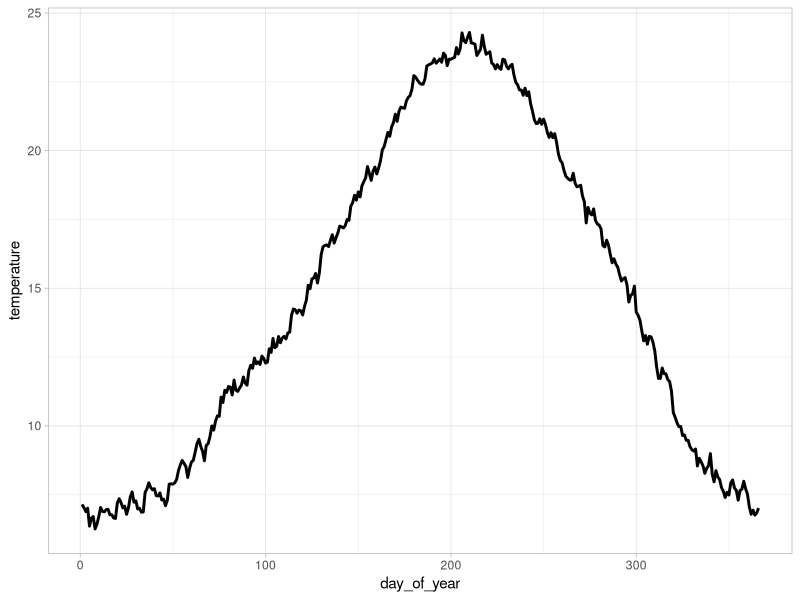
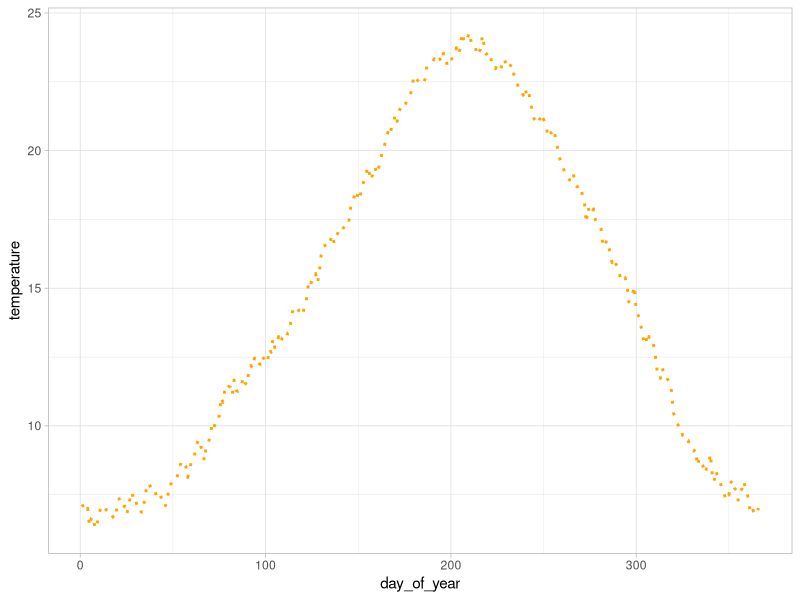
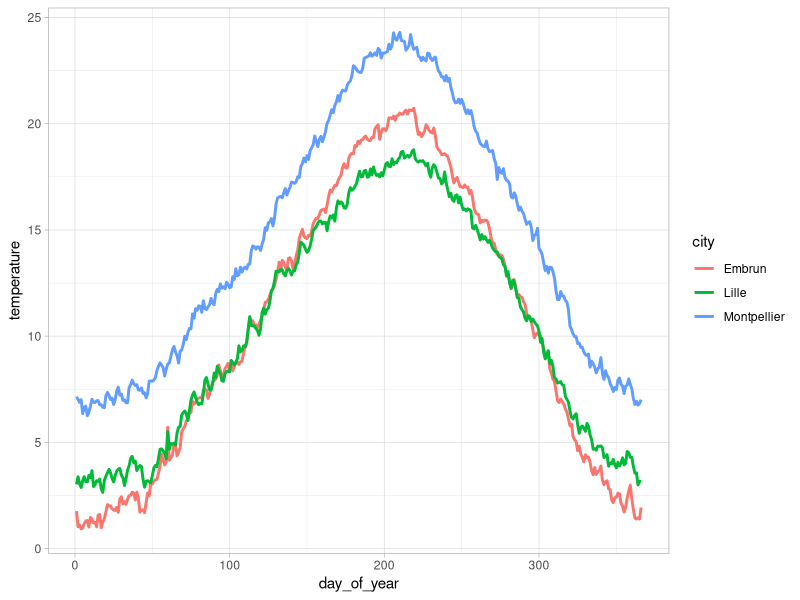
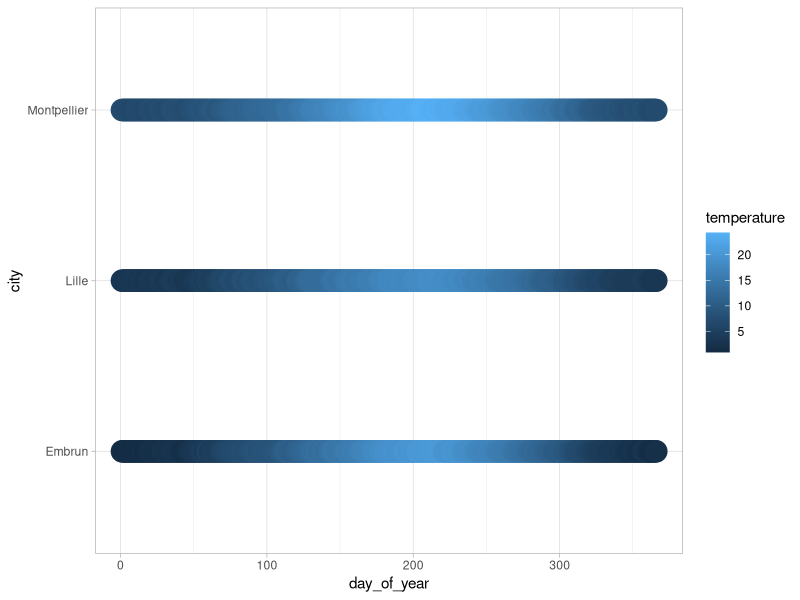
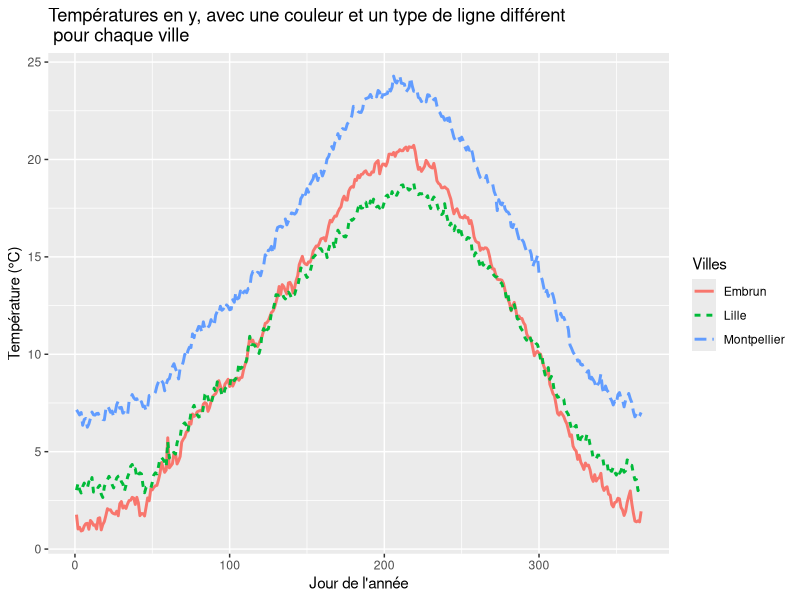
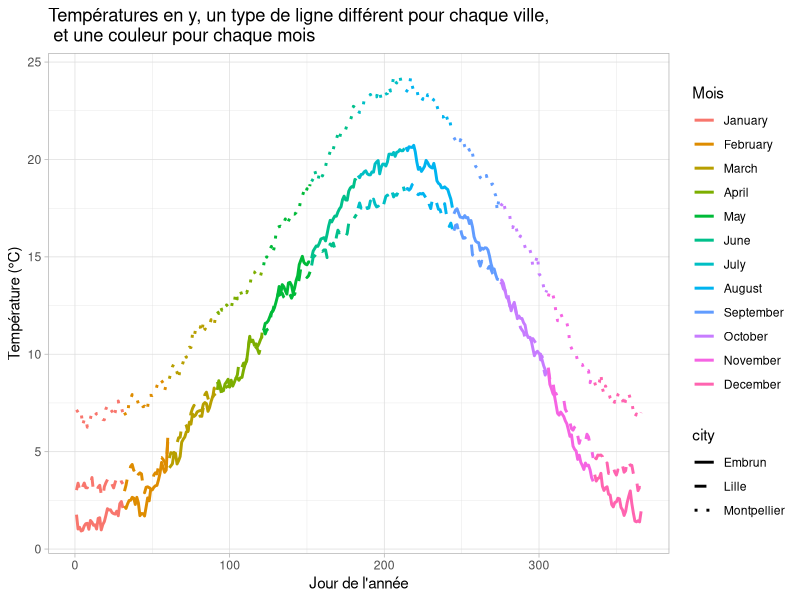
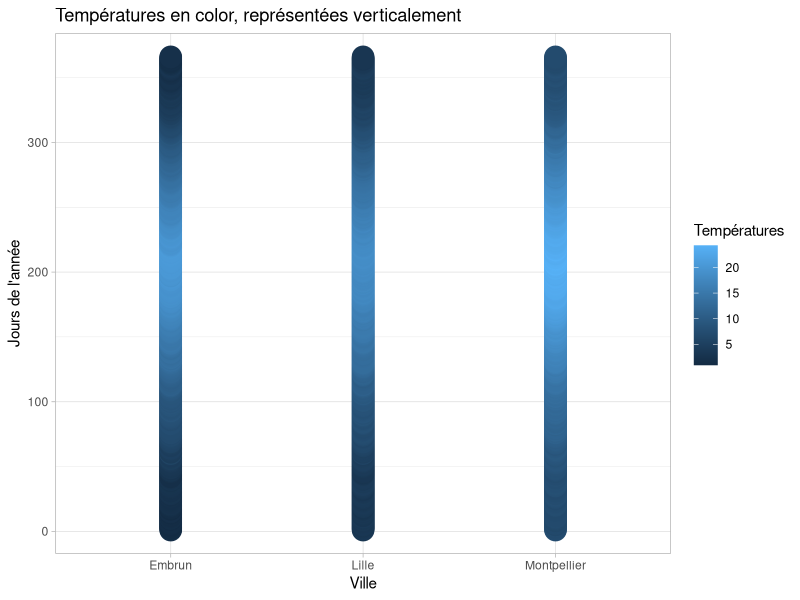
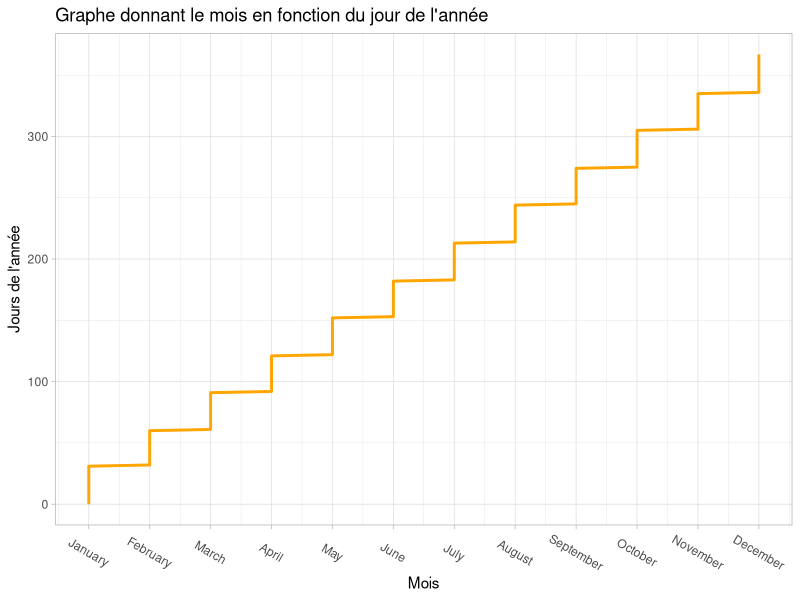

These charts were generated, in order, by the following R code:
## ---- chunk 1
library(here)
library(ggplot2)

temps_average <- read.csv(file = here("temp_average.csv"))
here()
temps_average

## ---- chunk 2
temps_montpellier <-subset(temps_average, city == "Montpellier")
temps_montpellier
## ---- chunk 3
head(temps_montpellier)
## ---- chunk 4
mean(temps_montpellier$temperature)
## ---- chunk 5
min_day <- temps_montpellier[which.min(temps_montpellier$temperature),]$day_of_year
as.Date(min_day, origin="2020-01-01")
## ---- chunk 6
max_day <- temps_montpellier[which.max(temps_montpellier$temperature),]$day_of_year
as.Date(max_day, origin="2020-01-01")
## ---- chunk 7
ggplot(temps_montpellier, 
       aes(
         x = day_of_year, 
         y = temperature )) +
geom_line(size = 1) +
theme_light()
## ---- chunk 8
ggplot(temps_montpellier, 
       aes(
         x = day_of_year, 
         y = temperature )) +
geom_line(size = 1, linetype = "dotted", color="orange") +
theme_light()
## ---- chunk 9
ggplot(temps_average, 
       aes(
         x = day_of_year, 
         y = temperature, 
         color = city)) +
geom_line(size = 1) +
theme_light()
## ---- chunk 10
ggplot(temps_average, 
       aes(
         x = day_of_year, 
         y = city, 
         color = temperature)) +
geom_point(size = 7) +
theme_light()
## ---- chunk 11
ggplot(temps_average, 
       aes(
         x = day_of_year, 
         y = temperature, 
         color = city, 
         linetype = city )) +
geom_line(size = 1) +
      labs(x = "Jour de l'année", y = "Température (°C)", color = "Villes", linetype= "Villes") +

  ggtitle("Températures en y, avec une couleur et un type de ligne différent\n pour chaque ville")
theme_light()
## ---- chunk 12
ggplot(temps_average, aes(
  x = day_of_year, 
  y = temperature, 
  color = factor(month))) +
   ggtitle("Températures en y, un type de ligne différent pour chaque ville,\n et une couleur pour chaque mois") +
  geom_line(aes(linetype = city), size = 1)  +
  scale_linetype_manual(values = c("solid", "dashed", "dotted")) +
  labs(x = "Jour de l'année", y = "Température (°C)", color = "Mois") +
  scale_color_discrete(labels = month.name) +
  theme_light()

## ---- chunk 13
ggplot(temps_average, 
  aes(
    x = city, 
    y = day_of_year, 
    color = temperature)) +
geom_point(size = 7) +
    labs(x = "Ville", y = "Jours de l'année", color = "Températures") +

  ggtitle("Températures en color, représentées verticalement") +
theme_light()
## ---- chunk 14

ggplot(temps_average, 
       aes(
         y = day_of_year, 
         x = month, )) +
geom_line(size = 1, color= "orange") +
  ggtitle("Graphe donnant le mois en fonction du jour de l'année")+
  scale_x_continuous(breaks = 1:12, labels = month.name) +
      labs(x = "Mois", y = "Jours de l'année") +

theme_light() + 
  theme(axis.text.x = element_text(angle = -30, vjust = 0.5))
